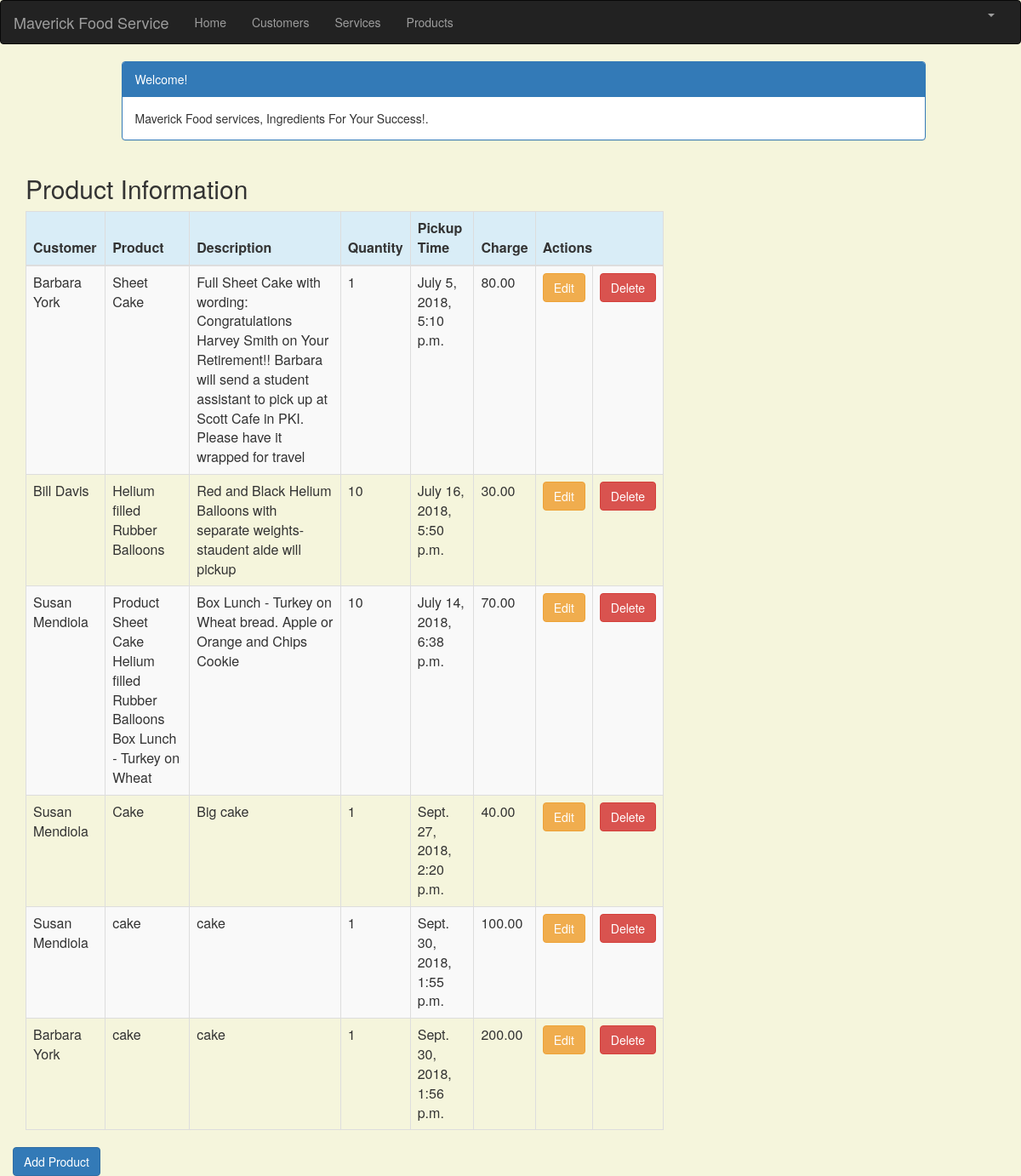
The page /product_list (signed in) on the database its author committed.
### crm/models.py (models this page shows, shortened)
class Product(models.Model):
    cust_name = models.ForeignKey(Customer, on_delete=models.CASCADE, related_name='products')
    product = models.CharField(max_length=100)
    p_description = models.TextField()
    quantity = models.IntegerField()
    pickup_time = models.DateTimeField(
        default=timezone.now)
    charge = models.DecimalField(max_digits=10, decimal_places=2)
    created_date = models.DateTimeField(
        default=timezone.now)
    updated_date = models.DateTimeField(auto_now_add=True)

class Customer(models.Model):
    cust_name = models.CharField(max_length=50)
    organization = models.CharField(max_length=100, blank=True)
    role = models.CharField(max_length=100)
    email = models.EmailField(max_length=100)
    bldgroom = models.CharField(max_length=100)
    address = models.CharField(max_length=200)
    account_number = models.IntegerField(blank=False, null=False)
    city = models.CharField(max_length=50)
    state = models.CharField(max_length=50)
    zipcode = models.CharField(max_length=10)
    phone_number = models.CharField(max_length=50)
    created_date = models.DateTimeField(
        default=timezone.now)
    updated_date = models.DateTimeField(auto_now_add=True)
    def __str__(self):
        return str(self.cust_name)

### crm/views.py (the view)
# urls.py: path('product_list', views.product_list, name='product_list'),
@login_required
def product_list(request):
   products = Product.objects.filter(created_date__lte=timezone.now())
   return render(request, 'crm/product_list.html', {'products': products})

### crm/templates/crm/product_list.html (shortened to what this page needs)
{% extends 'crm/base.html' %}
{% block content %}
    <html>
    <head>
        <link rel="stylesheet" href="https://maxcdn.bootstrapcdn.com/bootstrap/3.3.4/css/bootstrap.min.css">
    </head>
    <body>
    <div class="container">
        <div class="row">
            <div class="col-md-10 col-md-offset-1">
                <div class="panel panel-primary">
                    <div class="panel-heading">Welcome!</div>
                    <div class="panel-body">
                        Maverick Food services, Ingredients For Your Success!.
                    </div>
                </div>
            </div>
        </div>
    </div>
    <div class="row">
        <h2 style="padding-left: 15Px">Product Information</h2>
    </div>
    <div>
        <table class="table table-striped table-bordered table-hover">
            <thead>
            <tr class="bg-info">
                <th>Customer</th>
                <th>Product</th>
                <th>Description</th>
                <th>Quantity</th>
                <th>Pickup Time</th>
                <th>Charge</th>
                <th colspan="3">Actions</th>
            </tr>
            </thead>
            <tbody>
            {% for product in products %}
                <tr>
                    <td>{{ product.cust_name }}</td>
                    <td>{{ product.product }}</td>
                     <td>{{ product.p_description }}</td>
                    <td>{{ product.quantity }}</td>
                    <td>{{ product.pickup_time }}</td>
                    <td>{{ product.charge }}</td>
                    <td><a href="{% url 'crm:product_edit' pk=product.pk %}"
                           class="btn btn-warning">Edit</a></td>
                    <td><a href="{% url 'crm:product_delete' pk=product.pk %}"
                           onclick="return confirm('Are you sure you want to delete?')"
                           class="btn btn-danger">Delete</a>
                    </td>
                </tr>
            {% endfor %}
            </tbody>
        </table>
     <div class="row">
            <a href="{% url 'crm:product_new' %}" class="row"><span
                    class="btn btn-primary">Add Product</span></a>
        </div>
    </div>
    </body>
    </html>
{% endblock %}

### crm/templates/crm/product_list.html (style rules this page uses)
body { background-color: beige; }

### rows shown on the page
Product: cust_name "Barbara York", product "Sheet Cake", p_description "Full Sheet Cake with wording: Congratulations Harvey Smith on Your Retirement!! Barbara will send a student assistant to pick up at Scott Cafe in PKI. Please have it wrapped for travel", quantity "1", pickup_time "July 5, 2018, 5:10 p.m.", charge "80.00"
Product: cust_name "Bill Davis", product "Helium filled Rubber Balloons", p_description "Red and Black Helium Balloons with separate weights- staudent aide will pickup", quantity "10", pickup_time "July 16, 2018, 5:50 p.m.", charge "30.00"
Product: cust_name "Susan Mendiola", product "Product Sheet Cake Helium filled Rubber Balloons Box Lunch - Turkey on Wheat", p_description "Box Lunch - Turkey on Wheat bread. Apple or Orange and Chips Cookie", quantity "10", pickup_time "July 14, 2018, 6:38 p.m.", charge "70.00"
Product: cust_name "Susan Mendiola", product "Cake", p_description "Big cake", quantity "1", pickup_time "Sept. 27, 2018, 2:20 p.m.", charge "40.00"
Product: cust_name "Susan Mendiola", product "cake", p_description "cake", quantity "1", pickup_time "Sept. 30, 2018, 1:55 p.m.", charge "100.00"
Product: cust_name "Barbara York", product "cake", p_description "cake", quantity "1", pickup_time "Sept. 30, 2018, 1:56 p.m.", charge "200.00"
